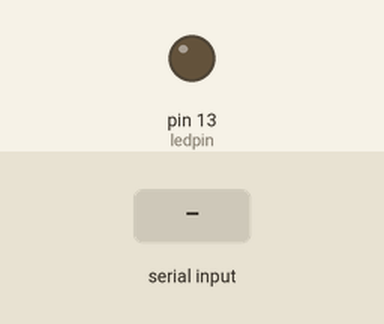
Bench run of a sketch on a simulated Arduino Uno, built with avr-gcc and run on an emulated ATmega328P. Shown: output pins drawn as LEDs (lit = HIGH). Inputs (shaded band) come from the test bench.

Above: at 1.2 s.
1.3 s: "1" received over the second serial link
At 2.5 s:
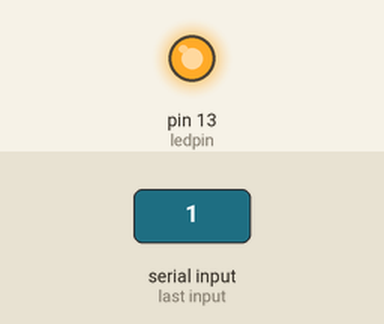
2.8 s: "0" received over the second serial link
At 3.5 s:
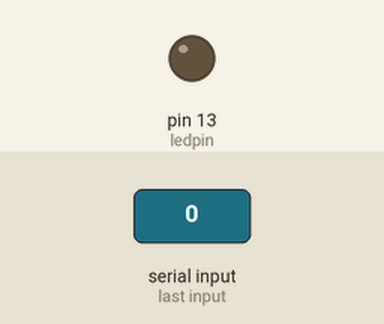
Timing chart, 0 to 5.8 s (numbered marks = the images above; inputs shaded):
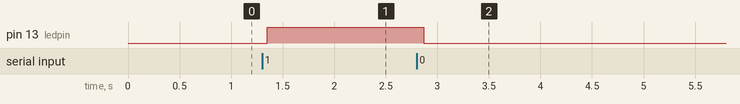

Measured:
- after the input at 1.3 s, pin 13 (ledpin): LOW → HIGH after 0.05 s
- after the input at 2.8 s, pin 13 (ledpin): HIGH → LOW after 0.07 s

The sketch:

bluetooth-test.ino
```cpp
// This program shown how to control arduino from PC Via Bluetooth
// Connect ...
// arduino>>bluetooth
// D11   >>>  Rx
// D10   >>>  Tx
//Written By Mohannad Rawashdeh
//for http://www.genotronex.com/

// you will need arduino 1.0.1 or higher to run this sketch

#include <SoftwareSerial.h>// import the serial library

SoftwareSerial Genotronex(10, 11); // RX, TX
int ledpin=13; // led on D13 will show blink on / off
int BluetoothData; // the data given from Computer

void setup() {
  // put your setup code here, to run once:
  Genotronex.begin(9600);
  Genotronex.println("Bluetooth On please press 1 or 0 blink LED ..");
  pinMode(ledpin,OUTPUT);
}

void loop() {
  // put your main code here, to run repeatedly:
   if (Genotronex.available()){
BluetoothData=Genotronex.read();
   if(BluetoothData=='1'){   // if number 1 pressed ....
   digitalWrite(ledpin,1);
   Genotronex.println("LED  On D13 ON ! ");
   }
  if (BluetoothData=='0'){// if number 0 pressed ....
  digitalWrite(ledpin,0);
   Genotronex.println("LED  On D13 Off ! ");
  }
}
delay(100);// prepare for next data ...
}
```
